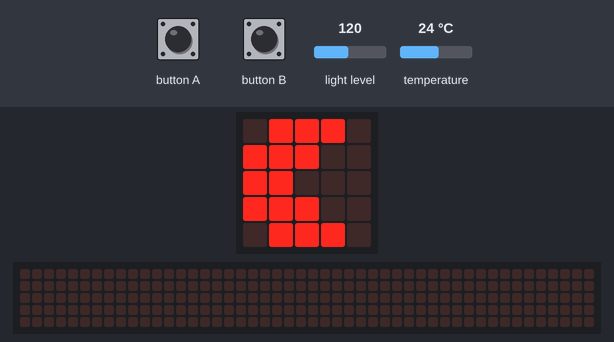
A program run on a simulated BBC micro:bit (MakeCode). Parts: the board's 5×5 LED display, a strip that is not on the board, showing the scrolling text unrolled. The test bench sets the inputs (shaded band); at power-on: light level 120, temperature 24 °C. The 48×5 strip is a reading aid, not a part: it shows the text the display is scrolling, unrolled, one strip-width of it at a time.

Above: at 1.2 s.
1.3 s: button A pressed for 0.15 s
At 1.9 s:
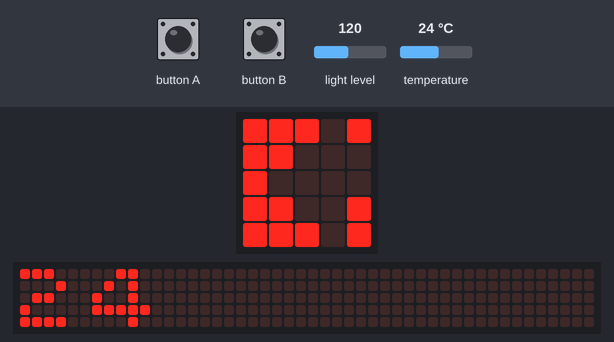
2.0 s: light level set to 125
5.0 s: light level set to 132
At 5.7 s:
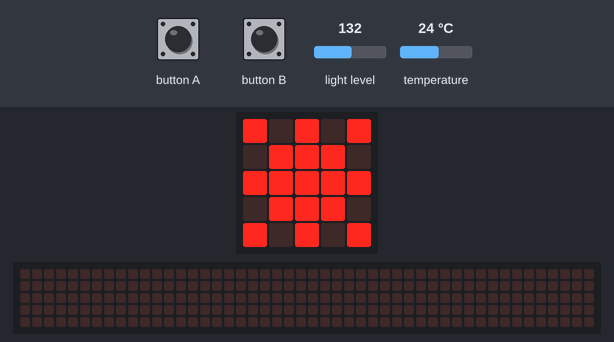
6.7 s: button B pressed for 0.15 s
At 6.93 s:
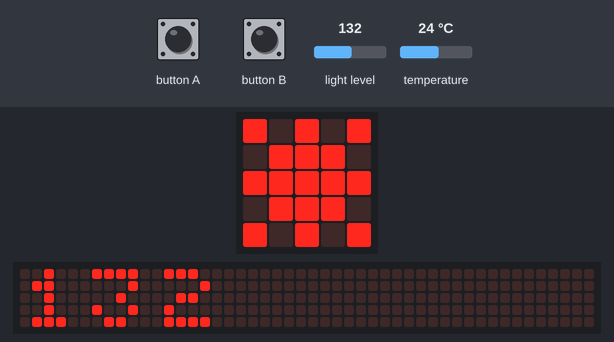
7.4 s: button A pressed for 0.15 s
8.1 s: light level set to 128
At 14.3 s:
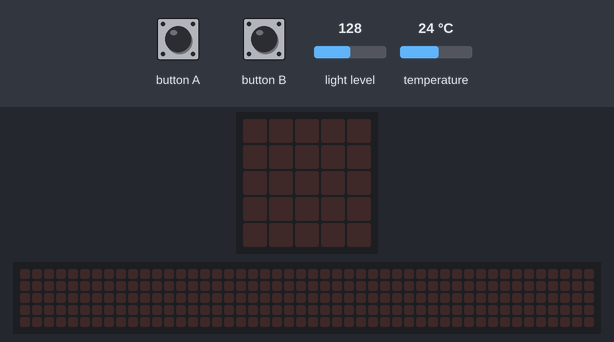
Timing chart, 0 to 15.0 s (numbered marks = the images above; inputs shaded):
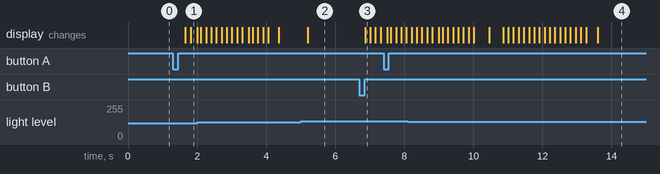

The program:

main.ts
```typescript
input.onButtonPressed(Button.A, function () {
    basic.showNumber(input.temperature())
})
input.onButtonPressed(Button.B, function () {
    basic.showNumber(input.lightLevel())
})
basic.forever(function () {
    if (input.lightLevel() < 128) {
        basic.showLeds(`
            . # # # .
            # # # . .
            # # . . .
            # # # . .
            . # # # .
            `)
    } else if (input.lightLevel() > 128) {
        basic.showLeds(`
            # . # . #
            . # # # .
            # # # # #
            . # # # .
            # . # . #
            `)
    }
})
```

test.ts
```typescript
// здесь помещаются тесты; они не будут скомпилированы, пока пакет используется в качестве расширения.
```

Measured:
- the behaviour switches between 128 and 129 on light level (found by bisection; images 1 and 2)
- after the input at 1.3 s, the display: first changes after 0.36 s (image 1 shows a later state)
- after the input at 5.0 s, the display: changes after 0.20 s (image 2)
- after the input at 6.7 s, the display: changes after 0.16 s (image 3)
- after the input at 8.1 s, the display: first differs from a run without the input after 5.5 s (image 4)
